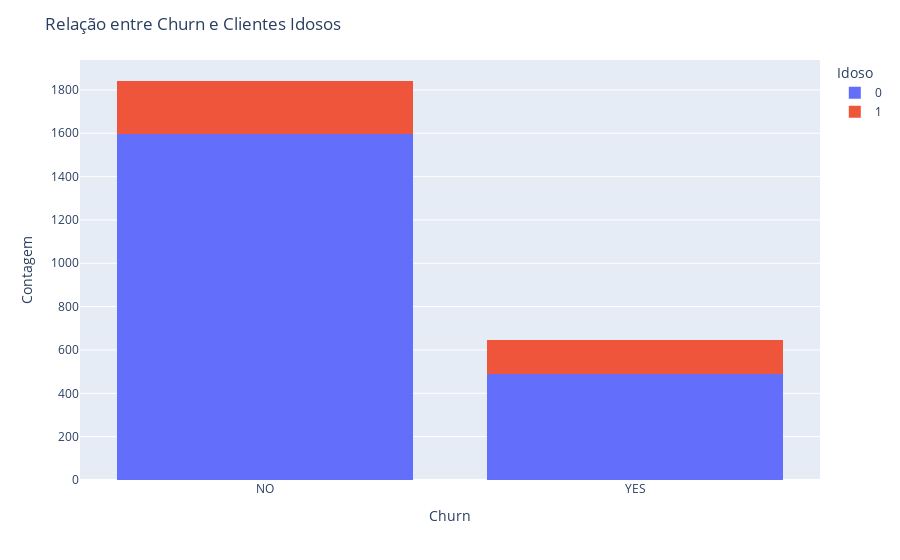

The notebook cell saved with this chart:
### Markdown cell above
### A) Questione pelo menos 5 informações e traga as respostas utilizando visuais gráficos e insights.

### Code cell
fig = px.histogram(df, x='CHURN', color='IDOSO', barmode='stack')

fig.update_layout(title='Relação entre Churn e Clientes Idosos',
                  xaxis_title='Churn',
                  yaxis_title='Contagem',
                  legend_title='Idoso')

### Figure 1 — Plotly figure (JSON) as saved in the notebook; plotly's stock layout.template omitted (floating-point values rounded to 4 significant figures; data arrays with more than 128 entries replaced by an {"elided": "..."} marker saying what was removed)
{"data": [{"alignmentgroup": "True", "bingroup": "x", "hovertemplate": "IDOSO=0<br>CHURN=%{x}<br>count=%{y}<extra></extra>", "legendgroup": "0", "marker": {"color": "#636efa", "pattern": {"shape": ""}}, "name": "0", "offsetgroup": "0", "orientation": "v", "showlegend": true, "type": "histogram", "x": {"elided": "2086 str values"}, "xaxis": "x", "yaxis": "y"}, {"alignmentgroup": "True", "bingroup": "x", "hovertemplate": "IDOSO=1<br>CHURN=%{x}<br>count=%{y}<extra></extra>", "legendgroup": "1", "marker": {"color": "#EF553B", "pattern": {"shape": ""}}, "name": "1", "offsetgroup": "1", "orientation": "v", "showlegend": true, "type": "histogram", "x": {"elided": "402 str values"}, "xaxis": "x", "yaxis": "y"}], "layout": {"barmode": "stack", "legend": {"title": {"text": "Idoso"}, "tracegroupgap": 0}, "margin": {"t": 60}, "title": {"text": "Relação entre Churn e Clientes Idosos"}, "xaxis": {"anchor": "y", "domain": [0, 1], "title": {"text": "Churn"}}, "yaxis": {"anchor": "x", "domain": [0, 1], "title": {"text": "Contagem"}}}}
